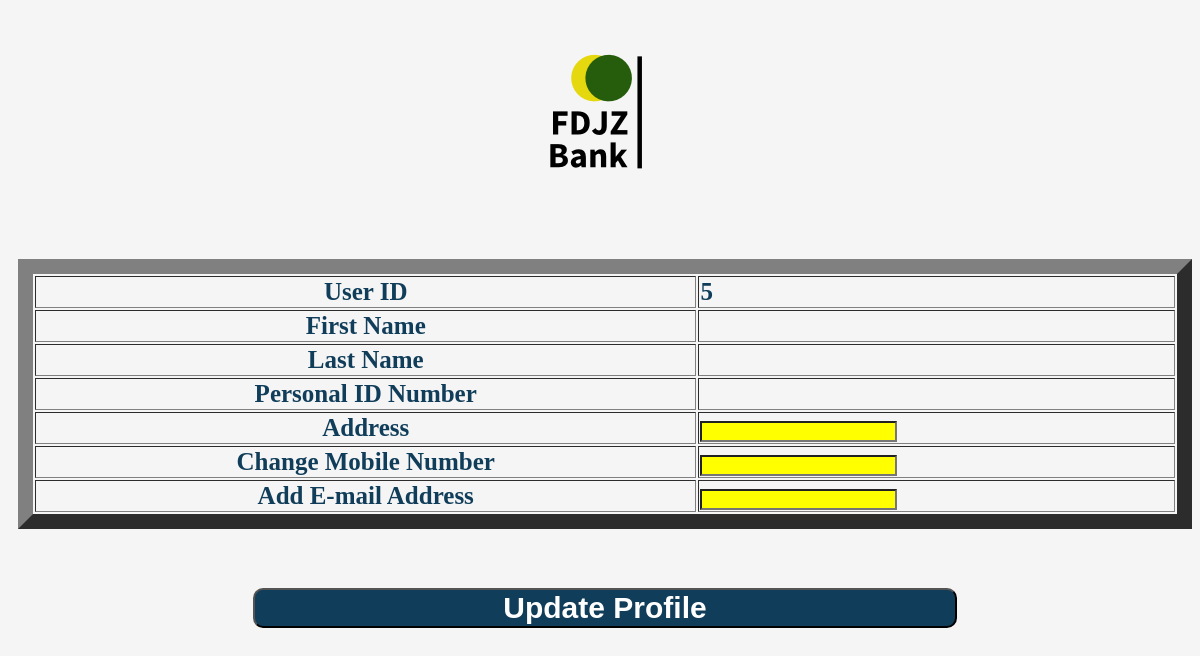
The app's page /php/Editprofile.php (signed in), older data.
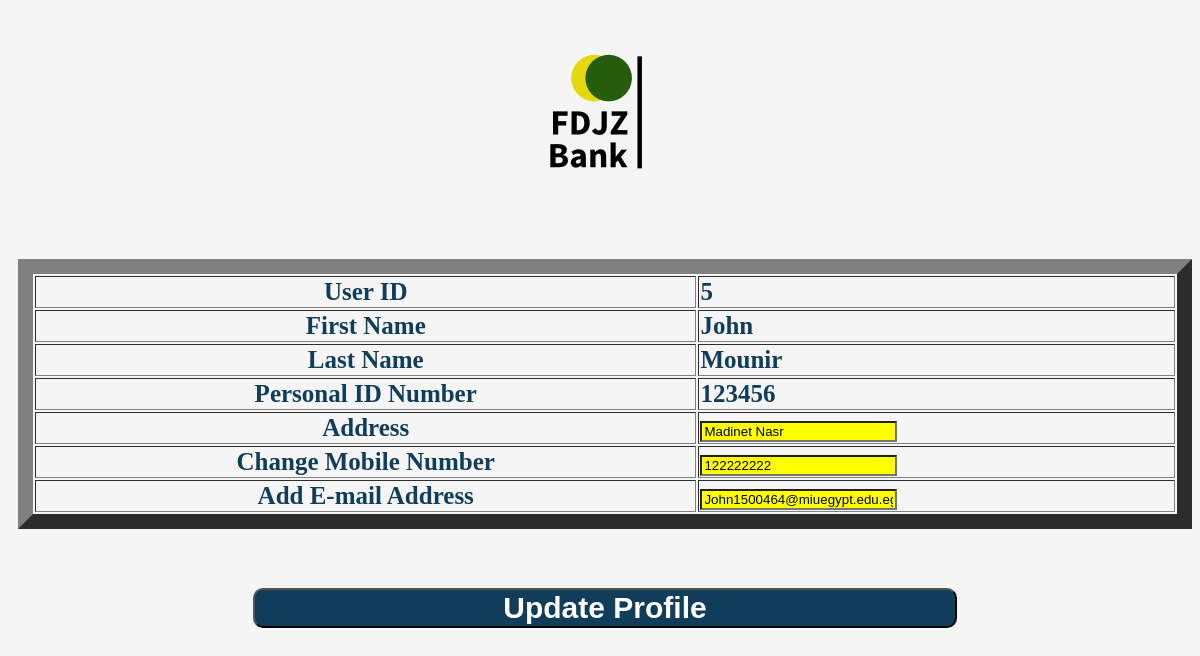
The same page, newer data.
### tables this page shows
CREATE TABLE `customer_account` (
  `ID` int(11) NOT NULL,
  `FNAME` varchar(50) DEFAULT NULL,
  `LNAME` varchar(50) DEFAULT NULL,
  `PersonalID` int(14) DEFAULT NULL,
  `Address` varchar(100) DEFAULT NULL,
  `MobileNumber` int(11) DEFAULT NULL,
  `Email` varchar(200) DEFAULT NULL,
  `Date` varchar(200) DEFAULT NULL,
  `WorkerID` int(11) NOT NULL
);

### ClassesGedida/Customer.php (called while the page is built, shortened)
<?php
class Customer extends User{
  public $personalID;
  function ShowDataOnUpdate(){
				$db = new dbconnect;
				$db->connect();
				$this->id = $_SESSION["userID"];
				$sql = "SELECT * FROM customer_account
									WHERE `ID` = '$this->id'
									";
				$result = $db->executesql($sql);
				if ($row = mysqli_fetch_array($result)){
					$this->fname = $row['FNAME'];
					$this->lname = $row['LNAME'];
					$this->personalID = $row['PersonalID'];
					$this->address = $row['Address'];
					$this->phonenumber = $row['MobileNumber'];
					$this->email= $row['Email'];
				}
      }
				function ShowFName(){
				return  $this->fname;
				}
				function ShowLName(){
				return $this->lname;
				}
				function ShowPersonalID(){
				return $this->personalID;
				}
				function ShowID(){
				return $this->id;
				}
				function ShowAddress(){
				return $this->address;
				}
				function ShowMobile(){
				return $this->phonenumber;
				}
				function ShowEmail(){
				return $this->email;
				}
			}
?>

### ClassesGedida/dbconnect.php (called while the page is built, shortened)
<?php
  class dbconnect
  {
      private $servername;
      private $username;
      private $password;
      private $db;
      private $con;
      function __construct()
      {
          $this->servername = "localhost";
          $this->username = "root";
          $this->password = "";
          $this->db = "FDJZ";
          $this->con = $this->Connect();
      }
      function connect()
      {
          $this->con = mysqli_connect($this->servername, $this->username, $this->password, $this->db);
          if ($this -> con ->connect_error)
          {
              die("Failed to connect: " .$this->con->connect_error);
          }
          else
          {
              return $this->con;
          }
      }
      function executesql($sql)
      {
        $result = mysqli_query($this->con, $sql);
        if($result == TRUE)
              {
          return $result;
        }
        else
              {
          echo "Error executing SQL statement: " .$this->con->error;
        }
      }
  }
?>

### php/Editprofile.php (the view, shortened to what this page needs)
<!DOCTYPE html>
<html>
    <head>
        <link rel="stylesheet" type="text/css" href="../css/EditProfile.css">
    </head>
    <body>
        <div class="logo">
            <h1><a href="UserProfile.php" id="logoposition"><img  src="../img/banklogo.png" alt="" /></a></h1>
        </div>
<?php
  require '../ClassesGedida/Customer.php';
  $Customer_Accounts = new Customer;
$Customer_Accounts->ShowDataOnUpdate();
?>
        <div id="edata">
            <form id="form" method="POST" action="">
                <table border=15 width=100%>
                    <tr>
                        <th>User ID</th>
                        <td><?php echo $Customer_Accounts->ShowID();
						?></td>
                    </tr>
                    <tr>
                        <th>First Name</th>
                        <td><?php echo $Customer_Accounts->ShowFName();
						?></td>
                    </tr>
                    <tr>
                        <th>Last Name</th>
                        <td><?php echo $Customer_Accounts->ShowLName();
						?></td>
                    </tr>
                    <tr>
                        <th>Personal ID Number</th>
                        <td><?php echo $Customer_Accounts->ShowPersonalID();
						?></td>
                    </tr>
                    <tr>
                        <th>Address</th>
                        <td>
                            <input type="text" id="email" name="address" value ='<?php echo $Customer_Accounts->ShowAddress();?>'>
                        </td>
                    </tr>
                    <tr>
                        <th>Change Mobile Number</th>
                        <td>
                            <input type="text" id="email" name="mobile" value='<?php echo $Customer_Accounts->ShowMobile();?> '>
                        </td>
                    </tr>
                    <tr>
                        <th>Add E-mail Address</th>
                        <td>
                            <input type="text" id="email" name="email" value= '<?php echo $Customer_Accounts->ShowEmail();?>'>
                        </td>
                    </tr>
                </table>
                <input type="submit" value="Update Profile" id="submitbtn">
            </form>
        </div>
    </body>
</html>

Row changes from the older to the newer data that the page shows:
added customer_account: ID "5", FNAME "John", LNAME "Mounir", PersonalID "123456", address "Madinet Nasr", mobile "122222222", email "John1500464@miuegypt.edu.eg"
Text that changed along with them:
$Customer_Accounts->ShowID(): "5" → (not shown)
